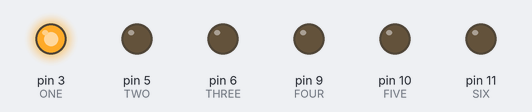
Recording of a sketch running on a simulated Arduino Uno, built with avr-gcc and run on an emulated ATmega328P. On the bench: output pins drawn as LEDs (lit = HIGH).

Above: at 0.75 s.
At 1.35 s:
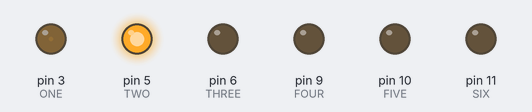
At 1.95 s:
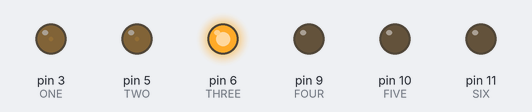
At 3.45 s:
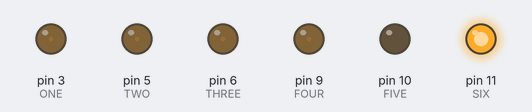
At 8.27 s:
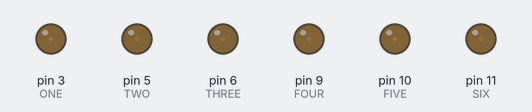
Timing chart, 0 to 8.3 s (numbered marks = the images above):
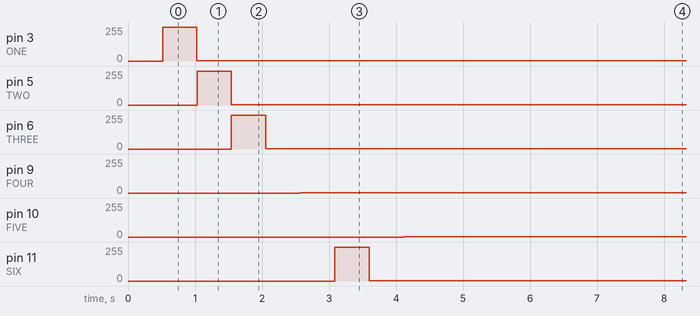

Measured:
- by itself, pin 3 (ONE): 0/255 → 255/255 at 0.52 s, → 2/255 0.51 s later
- by itself, pin 5 (TWO): 0/255 → 255/255 at 1.0 s, → 2/255 0.51 s later
- by itself, pin 6 (THREE): 0/255 → 255/255 at 1.5 s, → 2/255 0.51 s later
- by itself, pin 9 (FOUR): 0/255 → 2/255 at 2.6 s
- by itself, pin 10 (FIVE): 0/255 → 2/255 at 4.1 s
- by itself, pin 11 (SIX): 0/255 → 255/255 at 3.1 s, → 2/255 0.51 s later

The sketch:

KnightRiderScanner.ino
```cpp
// Define pins
// The original scanner has 8 light but Arduino has only 6 PWM pins
#define ONE 3
#define TWO 5
#define THREE 6
#define FOUR 9
#define FIVE 10
#define SIX 11

#define DIM 1

#define COLOR_STEP 2
#define PIN_STEP 10


void increasePulseWidth(int pin) {
  int i;
  for (i = DIM; i < 256; i++) {
    analogWrite(pin, i);
    delay(COLOR_STEP);
  }
}

void decreasePulseWidth(int pin) {
  int i;
  for (i = 255; i >= DIM; i--) {
    analogWrite(pin, i);
    delay(COLOR_STEP);
  }
}

void moveLights(int src, int dest) {
  int i;
  for (i = DIM; i < 256; i++) {
    analogWrite(src, 256 + DIM - i);
    analogWrite(dest, i);
    delay(COLOR_STEP);
  }
}

void setup()
{
  pinMode(ONE, OUTPUT);
  pinMode(TWO, OUTPUT);
  pinMode(THREE, OUTPUT);
  pinMode(FOUR, OUTPUT);
  pinMode(FIVE, OUTPUT);
  pinMode(SIX, OUTPUT);

  digitalWrite(ONE, LOW);
  digitalWrite(TWO, LOW);
  digitalWrite(THREE, LOW);
  digitalWrite(FOUR, LOW);
  digitalWrite(FIVE, LOW);
  digitalWrite(SIX, LOW);

  increasePulseWidth(ONE);
}

// main loop
void loop()
{
    moveLights(ONE, TWO);
    moveLights(TWO, THREE);
    moveLights(THREE, FOUR);
    moveLights(FOUR, FIVE);
    moveLights(FIVE, SIX);

    moveLights(SIX, FIVE);
    moveLights(FIVE, FOUR);
    moveLights(FOUR, THREE);
    moveLights(THREE, TWO);
    moveLights(TWO, ONE);


}
```
